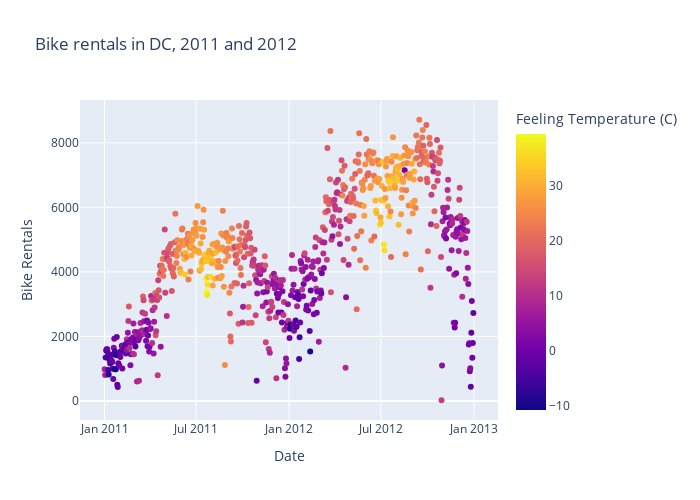

This figure's notebook cell:
### Markdown cell above
## Exploratory data analysis

8.  Recreate the following visualization, and interpret it in context of the data. **Hint:** You will need to use one of the variables you created above. The temperature plotted is the feeling temperature. To get a nice title on the color bar I used:

        fig.update_layout(coloraxis_colorbar_title='Feeling Temperature (C)')

![Bike Rental](images/BikeRentalTemp.jpg)

9.  Create a visualization displaying the relationship between bike rentals and season. Interpret the plot in context of the data.

### Code cell
# Visualization - recreate the graph

fig = px.scatter(DF,
                 x = 'dteday',
                 y = 'cnt',
                 color = 'raw_atemp',
                 title = "Bike rentals in DC, 2011 and 2012")
                 
                 

fig.update_layout(coloraxis_colorbar_title='Feeling Temperature (C)',
                 xaxis_title = "Date", 
                 yaxis_title = "Bike Rentals",
                 width = 700,
                 height = 500)

### Figure 1 — Plotly figure (JSON) as saved in the notebook; plotly's stock layout.template omitted (floating-point values rounded to 4 significant figures; data arrays with more than 128 entries replaced by an {"elided": "..."} marker saying what was removed)
{"data": [{"hovertemplate": "dteday=%{x}<br>cnt=%{y}<br>raw_atemp=%{marker.color}<extra></extra>", "legendgroup": "", "marker": {"color": {"elided": "731 float values"}, "coloraxis": "coloraxis", "symbol": "circle"}, "mode": "markers", "name": "", "orientation": "v", "showlegend": false, "type": "scatter", "x": {"elided": "731 str values"}, "xaxis": "x", "y": {"elided": "731 int values"}, "yaxis": "y"}], "layout": {"coloraxis": {"colorbar": {"title": {"text": "Feeling Temperature (C)"}}, "colorscale": [[0, "#0d0887"], [0.1111, "#46039f"], [0.2222, "#7201a8"], [0.3333, "#9c179e"], [0.4444, "#bd3786"], [0.5556, "#d8576b"], [0.6667, "#ed7953"], [0.7778, "#fb9f3a"], [0.8889, "#fdca26"], [1, "#f0f921"]]}, "height": 500, "legend": {"tracegroupgap": 0}, "title": {"text": "Bike rentals in DC, 2011 and 2012"}, "width": 700, "xaxis": {"anchor": "y", "autorange": true, "domain": [0, 1], "range": ["2010-11-12 23:12:38.5284", "2013-02-18 00:47:21.4716"], "title": {"text": "Date"}, "type": "date"}, "yaxis": {"anchor": "x", "autorange": true, "domain": [0, 1], "range": [-590.0, 9326.0], "title": {"text": "Bike Rentals"}, "type": "linear"}}}
